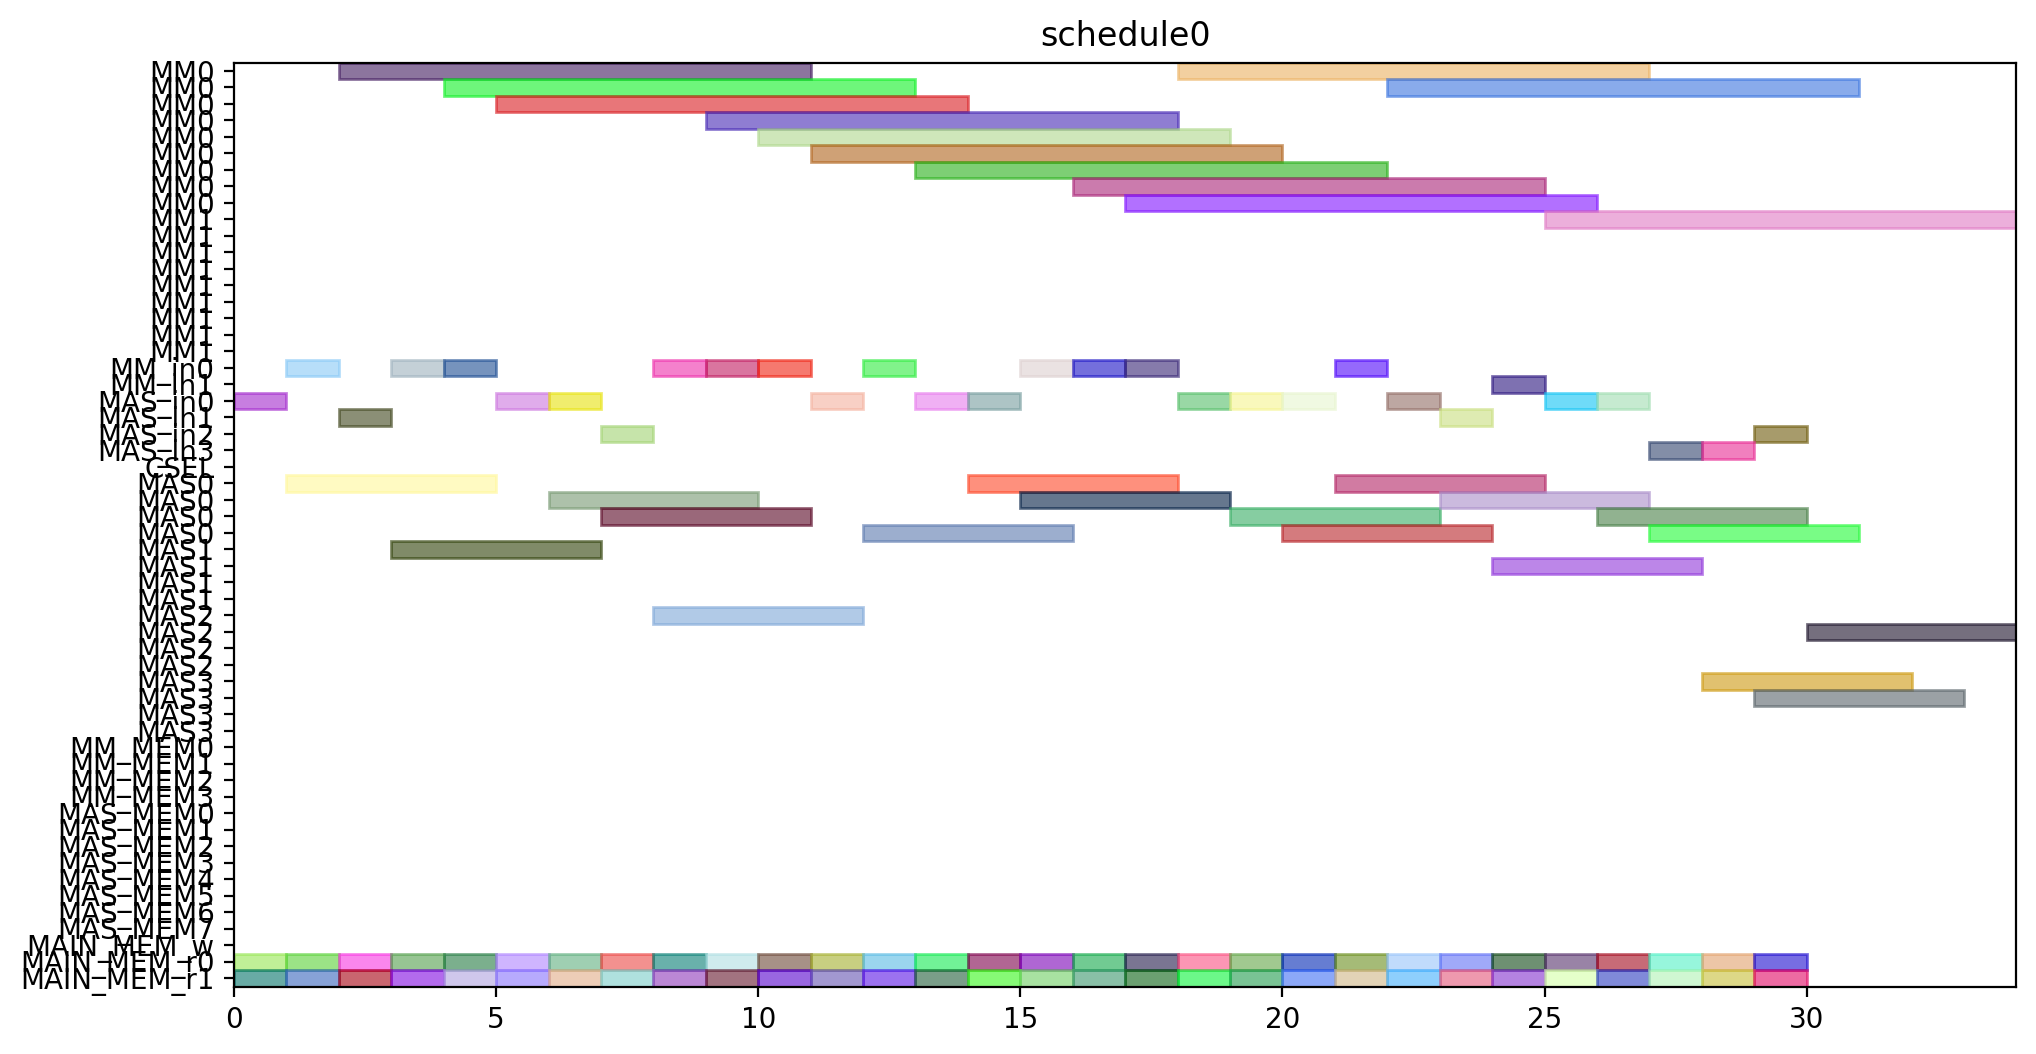

Write Python code to recreate this figure.
from pyschedule import Scenario, solvers, plotters, alt


def solve():
	horizon = 120
	S = Scenario("schedule0", horizon=horizon)

	# resource
	MM = S.Resources('MM', num=2, size=9)
	MM_in = S.Resources('MM_in', num=2)
	MAS_in = S.Resources('MAS_in', num=4)
	CSEL = S.Resource('CSEL')
	MAS = S.Resources('MAS', num=4, size=4, periods=range(1, horizon))
	MM_MEM = S.Resources('MM_MEM', num=4)
	MAS_MEM = S.Resources('MAS_MEM', num=8)
	MAIN_MEM_w = S.Resource('MAIN_MEM_w', size=1)
	MAIN_MEM_r = S.Resources('MAIN_MEM_r', num=2)

	# result of previous scheduling

	# new tasks
	T1_t0 = S.Task('T1_t0', length=4, delay_cost=1)
	T1_t0 += alt(MAS)
	T1_t0_in = S.Task('T1_t0_in', length=1, delay_cost=1)
	T1_t0_in += alt(MAS_in)
	S += T1_t0_in*MAS_in[0]<=T1_t0*MAS[0]

	S += T1_t0_in*MAS_in[1]<=T1_t0*MAS[1]

	S += T1_t0_in*MAS_in[2]<=T1_t0*MAS[2]

	S += T1_t0_in*MAS_in[3]<=T1_t0*MAS[3]

	T1_t0_mem0 = S.Task('T1_t0_mem0', length=1, delay_cost=1)
	T1_t0_mem0 += MAIN_MEM_r[0]
	S += T1_t0_mem0 <= T1_t0

	T1_t0_mem1 = S.Task('T1_t0_mem1', length=1, delay_cost=1)
	T1_t0_mem1 += MAIN_MEM_r[1]
	S += T1_t0_mem1 <= T1_t0

	T1_t1 = S.Task('T1_t1', length=4, delay_cost=1)
	T1_t1 += alt(MAS)
	T1_t1_in = S.Task('T1_t1_in', length=1, delay_cost=1)
	T1_t1_in += alt(MAS_in)
	S += T1_t1_in*MAS_in[0]<=T1_t1*MAS[0]

	S += T1_t1_in*MAS_in[1]<=T1_t1*MAS[1]

	S += T1_t1_in*MAS_in[2]<=T1_t1*MAS[2]

	S += T1_t1_in*MAS_in[3]<=T1_t1*MAS[3]

	T1_t1_mem0 = S.Task('T1_t1_mem0', length=1, delay_cost=1)
	T1_t1_mem0 += MAIN_MEM_r[0]
	S += T1_t1_mem0 <= T1_t1

	T1_t1_mem1 = S.Task('T1_t1_mem1', length=1, delay_cost=1)
	T1_t1_mem1 += MAIN_MEM_r[1]
	S += T1_t1_mem1 <= T1_t1

	T1_t3 = S.Task('T1_t3', length=9, delay_cost=1)
	T1_t3 += alt(MM)
	T1_t3_in = S.Task('T1_t3_in', length=1, delay_cost=1)
	T1_t3_in += alt(MM_in)
	S += T1_t3_in*MM_in[0]<=T1_t3*MM[0]
	S += T1_t3_in*MM_in[1]<=T1_t3*MM[1]
	T1_t3_mem0 = S.Task('T1_t3_mem0', length=1, delay_cost=1)
	T1_t3_mem0 += MAIN_MEM_r[0]
	S += T1_t3_mem0 <= T1_t3

	T1_t3_mem1 = S.Task('T1_t3_mem1', length=1, delay_cost=1)
	T1_t3_mem1 += MAIN_MEM_r[1]
	S += T1_t3_mem1 <= T1_t3

	T2_t0 = S.Task('T2_t0', length=9, delay_cost=1)
	T2_t0 += alt(MM)
	T2_t0_in = S.Task('T2_t0_in', length=1, delay_cost=1)
	T2_t0_in += alt(MM_in)
	S += T2_t0_in*MM_in[0]<=T2_t0*MM[0]
	S += T2_t0_in*MM_in[1]<=T2_t0*MM[1]
	T2_t0_mem0 = S.Task('T2_t0_mem0', length=1, delay_cost=1)
	T2_t0_mem0 += MAIN_MEM_r[0]
	S += T2_t0_mem0 <= T2_t0

	T2_t0_mem1 = S.Task('T2_t0_mem1', length=1, delay_cost=1)
	T2_t0_mem1 += MAIN_MEM_r[1]
	S += T2_t0_mem1 <= T2_t0

	T2_t1 = S.Task('T2_t1', length=9, delay_cost=1)
	T2_t1 += alt(MM)
	T2_t1_in = S.Task('T2_t1_in', length=1, delay_cost=1)
	T2_t1_in += alt(MM_in)
	S += T2_t1_in*MM_in[0]<=T2_t1*MM[0]
	S += T2_t1_in*MM_in[1]<=T2_t1*MM[1]
	T2_t1_mem0 = S.Task('T2_t1_mem0', length=1, delay_cost=1)
	T2_t1_mem0 += MAIN_MEM_r[0]
	S += T2_t1_mem0 <= T2_t1

	T2_t1_mem1 = S.Task('T2_t1_mem1', length=1, delay_cost=1)
	T2_t1_mem1 += MAIN_MEM_r[1]
	S += T2_t1_mem1 <= T2_t1

	T2_t2 = S.Task('T2_t2', length=4, delay_cost=1)
	T2_t2 += alt(MAS)
	T2_t2_in = S.Task('T2_t2_in', length=1, delay_cost=1)
	T2_t2_in += alt(MAS_in)
	S += T2_t2_in*MAS_in[0]<=T2_t2*MAS[0]

	S += T2_t2_in*MAS_in[1]<=T2_t2*MAS[1]

	S += T2_t2_in*MAS_in[2]<=T2_t2*MAS[2]

	S += T2_t2_in*MAS_in[3]<=T2_t2*MAS[3]

	T2_t2_mem0 = S.Task('T2_t2_mem0', length=1, delay_cost=1)
	T2_t2_mem0 += MAIN_MEM_r[0]
	S += T2_t2_mem0 <= T2_t2

	T2_t2_mem1 = S.Task('T2_t2_mem1', length=1, delay_cost=1)
	T2_t2_mem1 += MAIN_MEM_r[1]
	S += T2_t2_mem1 <= T2_t2

	T2_t3 = S.Task('T2_t3', length=4, delay_cost=1)
	T2_t3 += alt(MAS)
	T2_t3_in = S.Task('T2_t3_in', length=1, delay_cost=1)
	T2_t3_in += alt(MAS_in)
	S += T2_t3_in*MAS_in[0]<=T2_t3*MAS[0]

	S += T2_t3_in*MAS_in[1]<=T2_t3*MAS[1]

	S += T2_t3_in*MAS_in[2]<=T2_t3*MAS[2]

	S += T2_t3_in*MAS_in[3]<=T2_t3*MAS[3]

	T2_t3_mem0 = S.Task('T2_t3_mem0', length=1, delay_cost=1)
	T2_t3_mem0 += MAIN_MEM_r[0]
	S += T2_t3_mem0 <= T2_t3

	T2_t3_mem1 = S.Task('T2_t3_mem1', length=1, delay_cost=1)
	T2_t3_mem1 += MAIN_MEM_r[1]
	S += T2_t3_mem1 <= T2_t3

	T3_t0 = S.Task('T3_t0', length=9, delay_cost=1)
	T3_t0 += alt(MM)
	T3_t0_in = S.Task('T3_t0_in', length=1, delay_cost=1)
	T3_t0_in += alt(MM_in)
	S += T3_t0_in*MM_in[0]<=T3_t0*MM[0]
	S += T3_t0_in*MM_in[1]<=T3_t0*MM[1]
	T3_t0_mem0 = S.Task('T3_t0_mem0', length=1, delay_cost=1)
	T3_t0_mem0 += MAIN_MEM_r[0]
	S += T3_t0_mem0 <= T3_t0

	T3_t0_mem1 = S.Task('T3_t0_mem1', length=1, delay_cost=1)
	T3_t0_mem1 += MAIN_MEM_r[1]
	S += T3_t0_mem1 <= T3_t0

	T3_t1 = S.Task('T3_t1', length=9, delay_cost=1)
	T3_t1 += alt(MM)
	T3_t1_in = S.Task('T3_t1_in', length=1, delay_cost=1)
	T3_t1_in += alt(MM_in)
	S += T3_t1_in*MM_in[0]<=T3_t1*MM[0]
	S += T3_t1_in*MM_in[1]<=T3_t1*MM[1]
	T3_t1_mem0 = S.Task('T3_t1_mem0', length=1, delay_cost=1)
	T3_t1_mem0 += MAIN_MEM_r[0]
	S += T3_t1_mem0 <= T3_t1

	T3_t1_mem1 = S.Task('T3_t1_mem1', length=1, delay_cost=1)
	T3_t1_mem1 += MAIN_MEM_r[1]
	S += T3_t1_mem1 <= T3_t1

	T3_t2 = S.Task('T3_t2', length=4, delay_cost=1)
	T3_t2 += alt(MAS)
	T3_t2_in = S.Task('T3_t2_in', length=1, delay_cost=1)
	T3_t2_in += alt(MAS_in)
	S += T3_t2_in*MAS_in[0]<=T3_t2*MAS[0]

	S += T3_t2_in*MAS_in[1]<=T3_t2*MAS[1]

	S += T3_t2_in*MAS_in[2]<=T3_t2*MAS[2]

	S += T3_t2_in*MAS_in[3]<=T3_t2*MAS[3]

	T3_t2_mem0 = S.Task('T3_t2_mem0', length=1, delay_cost=1)
	T3_t2_mem0 += MAIN_MEM_r[0]
	S += T3_t2_mem0 <= T3_t2

	T3_t2_mem1 = S.Task('T3_t2_mem1', length=1, delay_cost=1)
	T3_t2_mem1 += MAIN_MEM_r[1]
	S += T3_t2_mem1 <= T3_t2

	T3_t3 = S.Task('T3_t3', length=4, delay_cost=1)
	T3_t3 += alt(MAS)
	T3_t3_in = S.Task('T3_t3_in', length=1, delay_cost=1)
	T3_t3_in += alt(MAS_in)
	S += T3_t3_in*MAS_in[0]<=T3_t3*MAS[0]

	S += T3_t3_in*MAS_in[1]<=T3_t3*MAS[1]

	S += T3_t3_in*MAS_in[2]<=T3_t3*MAS[2]

	S += T3_t3_in*MAS_in[3]<=T3_t3*MAS[3]

	T3_t3_mem0 = S.Task('T3_t3_mem0', length=1, delay_cost=1)
	T3_t3_mem0 += MAIN_MEM_r[0]
	S += T3_t3_mem0 <= T3_t3

	T3_t3_mem1 = S.Task('T3_t3_mem1', length=1, delay_cost=1)
	T3_t3_mem1 += MAIN_MEM_r[1]
	S += T3_t3_mem1 <= T3_t3

	T4_t0 = S.Task('T4_t0', length=9, delay_cost=1)
	T4_t0 += alt(MM)
	T4_t0_in = S.Task('T4_t0_in', length=1, delay_cost=1)
	T4_t0_in += alt(MM_in)
	S += T4_t0_in*MM_in[0]<=T4_t0*MM[0]
	S += T4_t0_in*MM_in[1]<=T4_t0*MM[1]
	T4_t0_mem0 = S.Task('T4_t0_mem0', length=1, delay_cost=1)
	T4_t0_mem0 += MAIN_MEM_r[0]
	S += T4_t0_mem0 <= T4_t0

	T4_t0_mem1 = S.Task('T4_t0_mem1', length=1, delay_cost=1)
	T4_t0_mem1 += MAIN_MEM_r[1]
	S += T4_t0_mem1 <= T4_t0

	T4_t1 = S.Task('T4_t1', length=9, delay_cost=1)
	T4_t1 += alt(MM)
	T4_t1_in = S.Task('T4_t1_in', length=1, delay_cost=1)
	T4_t1_in += alt(MM_in)
	S += T4_t1_in*MM_in[0]<=T4_t1*MM[0]
	S += T4_t1_in*MM_in[1]<=T4_t1*MM[1]
	T4_t1_mem0 = S.Task('T4_t1_mem0', length=1, delay_cost=1)
	T4_t1_mem0 += MAIN_MEM_r[0]
	S += T4_t1_mem0 <= T4_t1

	T4_t1_mem1 = S.Task('T4_t1_mem1', length=1, delay_cost=1)
	T4_t1_mem1 += MAIN_MEM_r[1]
	S += T4_t1_mem1 <= T4_t1

	T4_t2 = S.Task('T4_t2', length=4, delay_cost=1)
	T4_t2 += alt(MAS)
	T4_t2_in = S.Task('T4_t2_in', length=1, delay_cost=1)
	T4_t2_in += alt(MAS_in)
	S += T4_t2_in*MAS_in[0]<=T4_t2*MAS[0]

	S += T4_t2_in*MAS_in[1]<=T4_t2*MAS[1]

	S += T4_t2_in*MAS_in[2]<=T4_t2*MAS[2]

	S += T4_t2_in*MAS_in[3]<=T4_t2*MAS[3]

	T4_t2_mem0 = S.Task('T4_t2_mem0', length=1, delay_cost=1)
	T4_t2_mem0 += MAIN_MEM_r[0]
	S += T4_t2_mem0 <= T4_t2

	T4_t2_mem1 = S.Task('T4_t2_mem1', length=1, delay_cost=1)
	T4_t2_mem1 += MAIN_MEM_r[1]
	S += T4_t2_mem1 <= T4_t2

	T4_t3 = S.Task('T4_t3', length=4, delay_cost=1)
	T4_t3 += alt(MAS)
	T4_t3_in = S.Task('T4_t3_in', length=1, delay_cost=1)
	T4_t3_in += alt(MAS_in)
	S += T4_t3_in*MAS_in[0]<=T4_t3*MAS[0]

	S += T4_t3_in*MAS_in[1]<=T4_t3*MAS[1]

	S += T4_t3_in*MAS_in[2]<=T4_t3*MAS[2]

	S += T4_t3_in*MAS_in[3]<=T4_t3*MAS[3]

	T4_t3_mem0 = S.Task('T4_t3_mem0', length=1, delay_cost=1)
	T4_t3_mem0 += MAIN_MEM_r[0]
	S += T4_t3_mem0 <= T4_t3

	T4_t3_mem1 = S.Task('T4_t3_mem1', length=1, delay_cost=1)
	T4_t3_mem1 += MAIN_MEM_r[1]
	S += T4_t3_mem1 <= T4_t3

	T5_t0 = S.Task('T5_t0', length=4, delay_cost=1)
	T5_t0 += alt(MAS)
	T5_t0_in = S.Task('T5_t0_in', length=1, delay_cost=1)
	T5_t0_in += alt(MAS_in)
	S += T5_t0_in*MAS_in[0]<=T5_t0*MAS[0]

	S += T5_t0_in*MAS_in[1]<=T5_t0*MAS[1]

	S += T5_t0_in*MAS_in[2]<=T5_t0*MAS[2]

	S += T5_t0_in*MAS_in[3]<=T5_t0*MAS[3]

	T5_t0_mem0 = S.Task('T5_t0_mem0', length=1, delay_cost=1)
	T5_t0_mem0 += MAIN_MEM_r[0]
	S += T5_t0_mem0 <= T5_t0

	T5_t0_mem1 = S.Task('T5_t0_mem1', length=1, delay_cost=1)
	T5_t0_mem1 += MAIN_MEM_r[1]
	S += T5_t0_mem1 <= T5_t0

	T5_t1 = S.Task('T5_t1', length=4, delay_cost=1)
	T5_t1 += alt(MAS)
	T5_t1_in = S.Task('T5_t1_in', length=1, delay_cost=1)
	T5_t1_in += alt(MAS_in)
	S += T5_t1_in*MAS_in[0]<=T5_t1*MAS[0]

	S += T5_t1_in*MAS_in[1]<=T5_t1*MAS[1]

	S += T5_t1_in*MAS_in[2]<=T5_t1*MAS[2]

	S += T5_t1_in*MAS_in[3]<=T5_t1*MAS[3]

	T5_t1_mem0 = S.Task('T5_t1_mem0', length=1, delay_cost=1)
	T5_t1_mem0 += MAIN_MEM_r[0]
	S += T5_t1_mem0 <= T5_t1

	T5_t1_mem1 = S.Task('T5_t1_mem1', length=1, delay_cost=1)
	T5_t1_mem1 += MAIN_MEM_r[1]
	S += T5_t1_mem1 <= T5_t1

	T5_t3 = S.Task('T5_t3', length=9, delay_cost=1)
	T5_t3 += alt(MM)
	T5_t3_in = S.Task('T5_t3_in', length=1, delay_cost=1)
	T5_t3_in += alt(MM_in)
	S += T5_t3_in*MM_in[0]<=T5_t3*MM[0]
	S += T5_t3_in*MM_in[1]<=T5_t3*MM[1]
	T5_t3_mem0 = S.Task('T5_t3_mem0', length=1, delay_cost=1)
	T5_t3_mem0 += MAIN_MEM_r[0]
	S += T5_t3_mem0 <= T5_t3

	T5_t3_mem1 = S.Task('T5_t3_mem1', length=1, delay_cost=1)
	T5_t3_mem1 += MAIN_MEM_r[1]
	S += T5_t3_mem1 <= T5_t3

	T6_t0 = S.Task('T6_t0', length=9, delay_cost=1)
	T6_t0 += alt(MM)
	T6_t0_in = S.Task('T6_t0_in', length=1, delay_cost=1)
	T6_t0_in += alt(MM_in)
	S += T6_t0_in*MM_in[0]<=T6_t0*MM[0]
	S += T6_t0_in*MM_in[1]<=T6_t0*MM[1]
	T6_t0_mem0 = S.Task('T6_t0_mem0', length=1, delay_cost=1)
	T6_t0_mem0 += MAIN_MEM_r[0]
	S += T6_t0_mem0 <= T6_t0

	T6_t0_mem1 = S.Task('T6_t0_mem1', length=1, delay_cost=1)
	T6_t0_mem1 += MAIN_MEM_r[1]
	S += T6_t0_mem1 <= T6_t0

	T6_t1 = S.Task('T6_t1', length=9, delay_cost=1)
	T6_t1 += alt(MM)
	T6_t1_in = S.Task('T6_t1_in', length=1, delay_cost=1)
	T6_t1_in += alt(MM_in)
	S += T6_t1_in*MM_in[0]<=T6_t1*MM[0]
	S += T6_t1_in*MM_in[1]<=T6_t1*MM[1]
	T6_t1_mem0 = S.Task('T6_t1_mem0', length=1, delay_cost=1)
	T6_t1_mem0 += MAIN_MEM_r[0]
	S += T6_t1_mem0 <= T6_t1

	T6_t1_mem1 = S.Task('T6_t1_mem1', length=1, delay_cost=1)
	T6_t1_mem1 += MAIN_MEM_r[1]
	S += T6_t1_mem1 <= T6_t1

	T6_t2 = S.Task('T6_t2', length=4, delay_cost=1)
	T6_t2 += alt(MAS)
	T6_t2_in = S.Task('T6_t2_in', length=1, delay_cost=1)
	T6_t2_in += alt(MAS_in)
	S += T6_t2_in*MAS_in[0]<=T6_t2*MAS[0]

	S += T6_t2_in*MAS_in[1]<=T6_t2*MAS[1]

	S += T6_t2_in*MAS_in[2]<=T6_t2*MAS[2]

	S += T6_t2_in*MAS_in[3]<=T6_t2*MAS[3]

	T6_t2_mem0 = S.Task('T6_t2_mem0', length=1, delay_cost=1)
	T6_t2_mem0 += MAIN_MEM_r[0]
	S += T6_t2_mem0 <= T6_t2

	T6_t2_mem1 = S.Task('T6_t2_mem1', length=1, delay_cost=1)
	T6_t2_mem1 += MAIN_MEM_r[1]
	S += T6_t2_mem1 <= T6_t2

	T6_t3 = S.Task('T6_t3', length=4, delay_cost=1)
	T6_t3 += alt(MAS)
	T6_t3_in = S.Task('T6_t3_in', length=1, delay_cost=1)
	T6_t3_in += alt(MAS_in)
	S += T6_t3_in*MAS_in[0]<=T6_t3*MAS[0]

	S += T6_t3_in*MAS_in[1]<=T6_t3*MAS[1]

	S += T6_t3_in*MAS_in[2]<=T6_t3*MAS[2]

	S += T6_t3_in*MAS_in[3]<=T6_t3*MAS[3]

	T6_t3_mem0 = S.Task('T6_t3_mem0', length=1, delay_cost=1)
	T6_t3_mem0 += MAIN_MEM_r[0]
	S += T6_t3_mem0 <= T6_t3

	T6_t3_mem1 = S.Task('T6_t3_mem1', length=1, delay_cost=1)
	T6_t3_mem1 += MAIN_MEM_r[1]
	S += T6_t3_mem1 <= T6_t3

	T7_t0 = S.Task('T7_t0', length=9, delay_cost=1)
	T7_t0 += alt(MM)
	T7_t0_in = S.Task('T7_t0_in', length=1, delay_cost=1)
	T7_t0_in += alt(MM_in)
	S += T7_t0_in*MM_in[0]<=T7_t0*MM[0]
	S += T7_t0_in*MM_in[1]<=T7_t0*MM[1]
	T7_t0_mem0 = S.Task('T7_t0_mem0', length=1, delay_cost=1)
	T7_t0_mem0 += MAIN_MEM_r[0]
	S += T7_t0_mem0 <= T7_t0

	T7_t0_mem1 = S.Task('T7_t0_mem1', length=1, delay_cost=1)
	T7_t0_mem1 += MAIN_MEM_r[1]
	S += T7_t0_mem1 <= T7_t0

	T7_t1 = S.Task('T7_t1', length=9, delay_cost=1)
	T7_t1 += alt(MM)
	T7_t1_in = S.Task('T7_t1_in', length=1, delay_cost=1)
	T7_t1_in += alt(MM_in)
	S += T7_t1_in*MM_in[0]<=T7_t1*MM[0]
	S += T7_t1_in*MM_in[1]<=T7_t1*MM[1]
	T7_t1_mem0 = S.Task('T7_t1_mem0', length=1, delay_cost=1)
	T7_t1_mem0 += MAIN_MEM_r[0]
	S += T7_t1_mem0 <= T7_t1

	T7_t1_mem1 = S.Task('T7_t1_mem1', length=1, delay_cost=1)
	T7_t1_mem1 += MAIN_MEM_r[1]
	S += T7_t1_mem1 <= T7_t1

	T7_t2 = S.Task('T7_t2', length=4, delay_cost=1)
	T7_t2 += alt(MAS)
	T7_t2_in = S.Task('T7_t2_in', length=1, delay_cost=1)
	T7_t2_in += alt(MAS_in)
	S += T7_t2_in*MAS_in[0]<=T7_t2*MAS[0]

	S += T7_t2_in*MAS_in[1]<=T7_t2*MAS[1]

	S += T7_t2_in*MAS_in[2]<=T7_t2*MAS[2]

	S += T7_t2_in*MAS_in[3]<=T7_t2*MAS[3]

	T7_t2_mem0 = S.Task('T7_t2_mem0', length=1, delay_cost=1)
	T7_t2_mem0 += MAIN_MEM_r[0]
	S += T7_t2_mem0 <= T7_t2

	T7_t2_mem1 = S.Task('T7_t2_mem1', length=1, delay_cost=1)
	T7_t2_mem1 += MAIN_MEM_r[1]
	S += T7_t2_mem1 <= T7_t2

	T7_t3 = S.Task('T7_t3', length=4, delay_cost=1)
	T7_t3 += alt(MAS)
	T7_t3_in = S.Task('T7_t3_in', length=1, delay_cost=1)
	T7_t3_in += alt(MAS_in)
	S += T7_t3_in*MAS_in[0]<=T7_t3*MAS[0]

	S += T7_t3_in*MAS_in[1]<=T7_t3*MAS[1]

	S += T7_t3_in*MAS_in[2]<=T7_t3*MAS[2]

	S += T7_t3_in*MAS_in[3]<=T7_t3*MAS[3]

	T7_t3_mem0 = S.Task('T7_t3_mem0', length=1, delay_cost=1)
	T7_t3_mem0 += MAIN_MEM_r[0]
	S += T7_t3_mem0 <= T7_t3

	T7_t3_mem1 = S.Task('T7_t3_mem1', length=1, delay_cost=1)
	T7_t3_mem1 += MAIN_MEM_r[1]
	S += T7_t3_mem1 <= T7_t3

	T8_t2 = S.Task('T8_t2', length=4, delay_cost=1)
	T8_t2 += alt(MAS)
	T8_t2_in = S.Task('T8_t2_in', length=1, delay_cost=1)
	T8_t2_in += alt(MAS_in)
	S += T8_t2_in*MAS_in[0]<=T8_t2*MAS[0]

	S += T8_t2_in*MAS_in[1]<=T8_t2*MAS[1]

	S += T8_t2_in*MAS_in[2]<=T8_t2*MAS[2]

	S += T8_t2_in*MAS_in[3]<=T8_t2*MAS[3]

	T8_t2_mem0 = S.Task('T8_t2_mem0', length=1, delay_cost=1)
	T8_t2_mem0 += MAIN_MEM_r[0]
	S += T8_t2_mem0 <= T8_t2

	T8_t2_mem1 = S.Task('T8_t2_mem1', length=1, delay_cost=1)
	T8_t2_mem1 += MAIN_MEM_r[1]
	S += T8_t2_mem1 <= T8_t2

	T9_t2 = S.Task('T9_t2', length=4, delay_cost=1)
	T9_t2 += alt(MAS)
	T9_t2_in = S.Task('T9_t2_in', length=1, delay_cost=1)
	T9_t2_in += alt(MAS_in)
	S += T9_t2_in*MAS_in[0]<=T9_t2*MAS[0]

	S += T9_t2_in*MAS_in[1]<=T9_t2*MAS[1]

	S += T9_t2_in*MAS_in[2]<=T9_t2*MAS[2]

	S += T9_t2_in*MAS_in[3]<=T9_t2*MAS[3]

	T9_t2_mem0 = S.Task('T9_t2_mem0', length=1, delay_cost=1)
	T9_t2_mem0 += MAIN_MEM_r[0]
	S += T9_t2_mem0 <= T9_t2

	T9_t2_mem1 = S.Task('T9_t2_mem1', length=1, delay_cost=1)
	T9_t2_mem1 += MAIN_MEM_r[1]
	S += T9_t2_mem1 <= T9_t2

	T10_t2 = S.Task('T10_t2', length=4, delay_cost=1)
	T10_t2 += alt(MAS)
	T10_t2_in = S.Task('T10_t2_in', length=1, delay_cost=1)
	T10_t2_in += alt(MAS_in)
	S += T10_t2_in*MAS_in[0]<=T10_t2*MAS[0]

	S += T10_t2_in*MAS_in[1]<=T10_t2*MAS[1]

	S += T10_t2_in*MAS_in[2]<=T10_t2*MAS[2]

	S += T10_t2_in*MAS_in[3]<=T10_t2*MAS[3]

	T10_t2_mem0 = S.Task('T10_t2_mem0', length=1, delay_cost=1)
	T10_t2_mem0 += MAIN_MEM_r[0]
	S += T10_t2_mem0 <= T10_t2

	T10_t2_mem1 = S.Task('T10_t2_mem1', length=1, delay_cost=1)
	T10_t2_mem1 += MAIN_MEM_r[1]
	S += T10_t2_mem1 <= T10_t2

	T11_t2 = S.Task('T11_t2', length=4, delay_cost=1)
	T11_t2 += alt(MAS)
	T11_t2_in = S.Task('T11_t2_in', length=1, delay_cost=1)
	T11_t2_in += alt(MAS_in)
	S += T11_t2_in*MAS_in[0]<=T11_t2*MAS[0]

	S += T11_t2_in*MAS_in[1]<=T11_t2*MAS[1]

	S += T11_t2_in*MAS_in[2]<=T11_t2*MAS[2]

	S += T11_t2_in*MAS_in[3]<=T11_t2*MAS[3]

	T11_t2_mem0 = S.Task('T11_t2_mem0', length=1, delay_cost=1)
	T11_t2_mem0 += MAIN_MEM_r[0]
	S += T11_t2_mem0 <= T11_t2

	T11_t2_mem1 = S.Task('T11_t2_mem1', length=1, delay_cost=1)
	T11_t2_mem1 += MAIN_MEM_r[1]
	S += T11_t2_mem1 <= T11_t2

	solvers.mip.solve(S,msg=1,kind='CPLEX',ratio_gap=1.01)

	solution = [['hoge']*len(S.solution()[1]) for i in range(len(S.solution()))]
	for i in range(len(S.solution())):
		for j in range(len(S.solution()[i])):
			solution[i][j]=str(S.solution()[i][j])
	print(solution)

	cycles = int(solution[-1][3])

	pic_file_name = "/mnt/rose/usr1/fukuda/ABE/multiRAM_multiMAS_16mux/scheduling_result/stage9MM2_stage4MAS4/EP2_LADDERMUL/schedule0.png"
	if(S.solution() != []):
		plotters.matplotlib.plot(S,img_filename=pic_file_name, show_task_labels=False, fig_size=(cycles*0.25+3, 6))

	return solution
